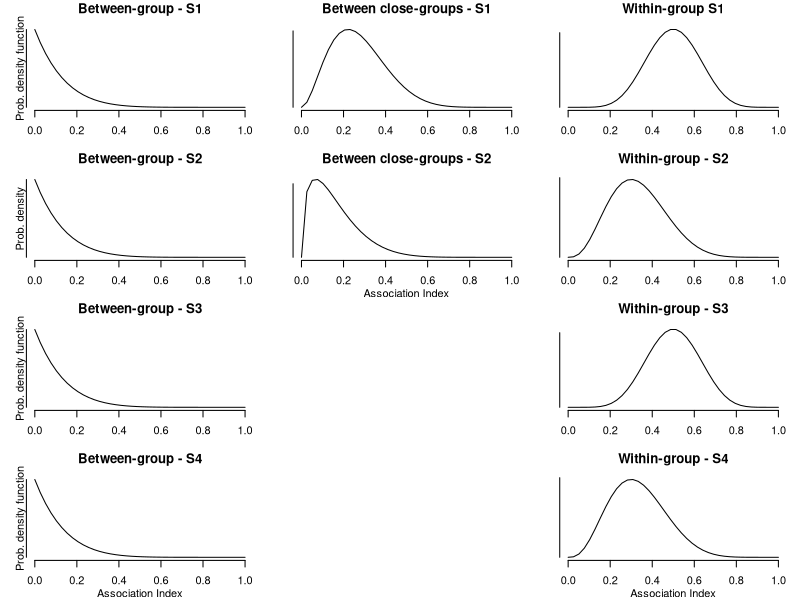
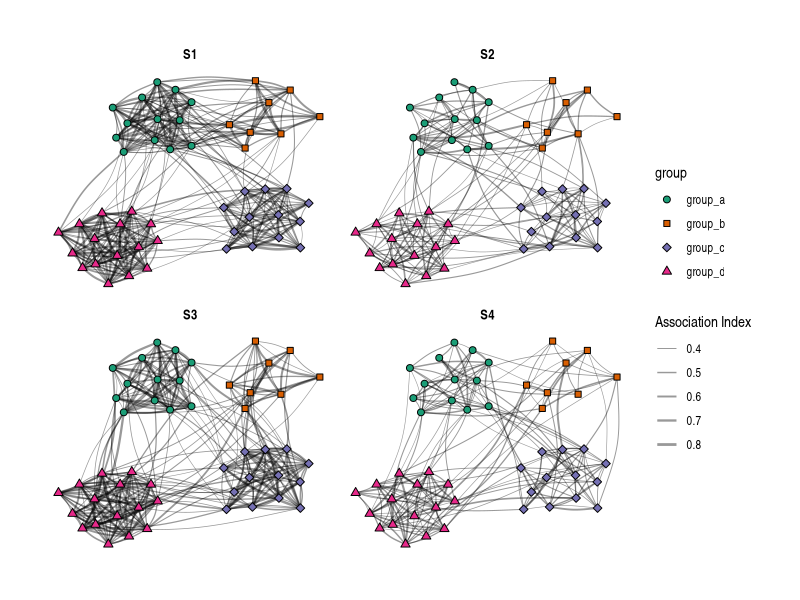

The R script that drew these images, in order:
## ---- chunk 1
rm(list = ls())
library(tidyverse)
library(tidygraph)
library(ggraph)
library(igraph)
## ---- chunk 2
# Specify number of individuals and groups (or clusters)
n_inds <- 50
n_groups <- 4

# Create IDs for all individuals and assign random social groups to individuals
set.seed(1209)
individual_df <- tibble(
  Ind = paste0("ind_", str_pad(1:n_inds, width = nchar(n_inds), pad = "0")),
  Group = sample(x = paste0("group_", letters[1:n_groups]),
                 size = n_inds,
                 replace = T))

# Create a dataframe with all possible combinations of individuals except 'self-relationships'
network_df <- expand.grid(Ind_A = individual_df$Ind,
                          Ind_B = individual_df$Ind,
                          stringsAsFactors = F) %>%
  left_join(select(individual_df, Ind_A = Ind, Ind_A_Group = Group),
            by = "Ind_A") %>% 
  left_join(select(individual_df, Ind_B = Ind, Ind_B_Group = Group),
            by = "Ind_B") %>% 
  filter(Ind_A != Ind_B)

# Limit the dataframe to one row per dyad for an undirected network
network_df <- network_df %>% 
  arrange(Ind_A, Ind_B) %>% 
  mutate(dyad = if_else(Ind_A < Ind_B, paste0(Ind_A, "_", Ind_B),
                        paste0(Ind_B, "_", Ind_A))) %>% 
  distinct(dyad, .keep_all = T)

head(network_df)
## ---- chunk 3
# Set the parameters (i.e. shape parameters of the beta distribution) for all 4
# scenarios
bgr <- c(1, 8)
bcgr_1 <- c(3, 8)
wgr_1 <- wgr_3 <- c(8, 8)

bcgr_2 <- c(1.5, 8)
wgr_2 <- wgr_4 <- c(4, 8)

# Define function for plotting of beta distributions
plot_beta <- function(x, alpha_beta, main = "", xlab = "", ylab = "", ...){
  alpha = alpha_beta[1]
  beta =  alpha_beta[2]
  plot(x, dbeta(x, alpha, beta), type = "l",
       yaxt = "n", xlab = "", ylab = "", bty = "n", ...)
  title(ylab = ylab, line = 0)
  title(xlab = xlab, line = 2)
  title(main = main, line = 1)
  axis(side = 2, label = F, lwd.ticks = F)
}
# Plot the distributions of social relationships according to these parameters
{
  par(mfrow = c(4,3), mar = c(3, 2, 2, 1))
  x <- seq(0, 1, length.out = 40)
  
  # S1
  plot_beta(x, bgr, main = "Between-group - S1",
            ylab = "Prob. density function")
  plot_beta(x, bcgr_1, main = "Between close-groups - S1")
  plot_beta(x, wgr_1, main = "Within-group S1")
  
  # S2
  plot_beta(x, bgr, main = "Between-group - S2",
            ylab = "Prob. density")
  plot_beta(x, bcgr_2, main = "Between close-groups - S2",
            xlab = "Association Index")
  plot_beta(x, wgr_2, main = "Within-group - S2")
  
  # S3
  plot_beta(x, bgr, main = "Between-group - S3",
            ylab = "Prob. density function")
  plot.new()
  plot_beta(x, wgr_3, main = "Within-group - S3")
  
  # S4
  plot_beta(x, bgr, main = "Between-group - S4", 
            ylab = "Prob. density function",
            xlab = "Association Index")
  plot.new()
  plot_beta(x, wgr_4, main = "Within-group - S4",
            xlab = "Association Index")
  
}
## ---- chunk 4
get_weights <- function(network_df, wgr, bgr, bcgr = NA, close_groups = NA){
  # Create empty vector for all weights
  weights = rep(NA_real_, time = nrow(network_df))
  # Go through all dyads and sample from respective distribution, dependent on
  # the group membership of both individuals
  for(i in seq_along(weights)){
    ind_A_group <- network_df[i, "Ind_A_Group"]
    ind_B_group <- network_df[i, "Ind_B_Group"]
    # Both individuals in same group
    if(ind_A_group == ind_B_group){
      weights[i] <- rbeta(n = 1, shape1 = wgr[1], shape2 = wgr[2])
    }
    # Individuals in different groups
    if(ind_A_group != ind_B_group){
      weights[i] <- rbeta(n = 1, shape1 = bgr[1], shape2 = bgr[2])
    }
    # If some groups are 'closer' to each other, use specified distributions for
    # this kind of relationships
    if(all(!is.na(bcgr)) & all(!is.na(close_groups)) &
       ind_A_group != ind_B_group &
       ind_A_group %in% close_groups & 
       ind_B_group %in% close_groups){
      weights[i] <- rbeta(n = 1, shape1 = bcgr[1], shape2 = bcgr[2])
      }
  }
  return(weights)
}

set.seed(1209)
network_df$S1 <- get_weights(network_df, wgr = wgr_1, bgr = bgr, bcgr = bcgr_1,
                             close_groups = c("group_a", "group_b"))
network_df$S2 <- get_weights(network_df, wgr = wgr_2, bgr = bgr, bcgr = bcgr_2,
                             close_groups = c("group_a", "group_b"))
network_df$S3 <- get_weights(network_df, wgr = wgr_3, bgr = bgr)
network_df$S4 <- get_weights(network_df, wgr = wgr_4, bgr = bgr)
## ---- chunk 5
set.seed(1209)
clustered_network_plot <- network_df %>% 
  pivot_longer(cols = matches("S\\d"),
               names_to = "Scenario",
               values_to = "weight") %>% 
  select(from = Ind_A, to = Ind_B, weight, Scenario) %>% 
  filter(weight >= 0.3) %>% 
  as_tbl_graph() %>% 
  activate(nodes) %>% 
  left_join(distinct(individual_df, name = Ind, group = Group),
            by = "name") %>% 
  ggraph(., layout = "fr") +
  geom_edge_arc(aes(width = weight),
                alpha = 0.4, strength = 0.1) +
  scale_edge_width(name = "Association Index",
                   range = c(0.2, 1)) +
  geom_node_point(aes(fill = group, shape = group),
                  size = 2) +
  scale_fill_brewer(type = "qual", palette = 2) +
  scale_shape_manual(values = c(21, 22, 23, 24)) +
  facet_edges(~Scenario) +
  theme_graph()

clustered_network_plot
